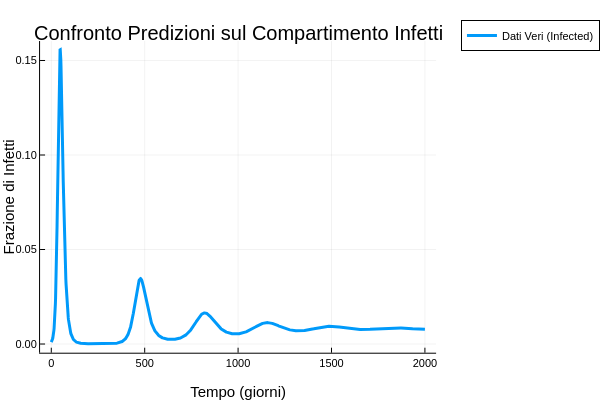

Source (notebook cell):
### Code cell
# plot the data
plot(
    tsteps,
    true_traj[2, :], 
    lw=3,
    ls=:solid,
    label="Dati Veri (Infected)",
    title="Confronto Predizioni sul Compartimento Infetti",
    xlabel="Tempo (giorni)",
    ylabel="Frazione di Infetti",
    legend=:outertopright,
)

### Figure 1 — Plotly figure (JSON) as saved in the notebook; plotly's stock layout.template omitted (floating-point values rounded to 4 significant figures; data arrays with more than 128 entries replaced by an {"elided": "..."} marker saying what was removed)
{"data": [{"colorbar": {"len": 0.8657, "title": "", "x": 0.9934, "y": 0.5087}, "legendgroup": "Dati Veri (Infected)", "line": {"color": "rgba(0, 154, 250, 1.000)", "dash": "solid", "shape": "linear", "width": 3}, "mode": "lines", "name": "Dati Veri (Infected)", "showlegend": true, "type": "scatter", "x": {"elided": "2001 int values"}, "xaxis": "x", "y": {"elided": "2001 float values"}, "yaxis": "y"}], "layout": {"annotations": [{"font": {"color": "rgba(0, 0, 0, 1.000)", "family": "sans-serif", "size": 20}, "rotation": 0, "showarrow": false, "text": "Confronto Predizioni sul Compartimento Infetti", "x": 0.5424, "xanchor": "center", "xref": "paper", "y": 1, "yanchor": "top", "yref": "paper"}], "height": 400, "legend": {"bgcolor": "rgba(255, 255, 255, 1.000)", "bordercolor": "rgba(0, 0, 0, 1.000)", "borderwidth": 1, "font": {"color": "rgba(0, 0, 0, 1.000)", "family": "sans-serif", "size": 11}, "title": {"font": {"color": "rgba(0, 0, 0, 1.000)", "family": "sans-serif", "size": 15}, "text": ""}, "tracegroupgap": 0, "traceorder": "normal", "x": 1.05, "xanchor": "upper", "y": 1, "yanchor": "right"}, "margin": {"b": 20, "l": 0, "r": 0, "t": 20}, "paper_bgcolor": "rgba(255, 255, 255, 1.000)", "plot_bgcolor": "rgba(255, 255, 255, 1.000)", "showlegend": true, "width": 600, "xaxis": {"anchor": "y", "domain": [0.09128, 0.9934], "gridcolor": "rgba(0, 0, 0, 0.100)", "gridwidth": 0.5, "linecolor": "rgba(0, 0, 0, 1.000)", "mirror": false, "range": [-60, 2060], "showgrid": true, "showline": true, "showticklabels": true, "tickangle": 0, "tickcolor": "rgb(0, 0, 0)", "tickfont": {"color": "rgba(0, 0, 0, 1.000)", "family": "sans-serif", "size": 11}, "tickmode": "array", "ticks": "inside", "ticktext": ["0", "500", "1000", "1500", "2000"], "tickvals": [0, 500, 1000, 1500, 2000], "title": "Tempo (giorni)", "titlefont": {"color": "rgba(0, 0, 0, 1.000)", "family": "sans-serif", "size": 15}, "type": "-", "visible": true, "zeroline": false, "zerolinecolor": "rgba(0, 0, 0, 1.000)"}, "yaxis": {"anchor": "x", "domain": [0.07581, 0.9415], "gridcolor": "rgba(0, 0, 0, 0.100)", "gridwidth": 0.5, "linecolor": "rgba(0, 0, 0, 1.000)", "mirror": false, "range": [-0.004593, 0.1603], "showgrid": true, "showline": true, "showticklabels": true, "tickangle": 0, "tickcolor": "rgb(0, 0, 0)", "tickfont": {"color": "rgba(0, 0, 0, 1.000)", "family": "sans-serif", "size": 11}, "tickmode": "array", "ticks": "inside", "ticktext": ["0.00", "0.05", "0.10", "0.15"], "tickvals": [0, 0.05, 0.1, 0.15], "title": "Frazione di Infetti", "titlefont": {"color": "rgba(0, 0, 0, 1.000)", "family": "sans-serif", "size": 15}, "type": "-", "visible": true, "zeroline": false, "zerolinecolor": "rgba(0, 0, 0, 1.000)"}}}
